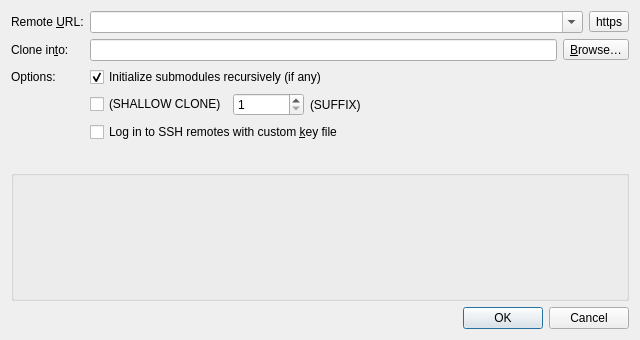
<?xml version="1.0" encoding="UTF-8"?>
<ui version="4.0">
 <class>CloneDialog</class>
 <widget class="QDialog" name="CloneDialog">
  <property name="windowModality">
   <enum>Qt::WindowModality::NonModal</enum>
  </property>
  <property name="enabled">
   <bool>true</bool>
  </property>
  <property name="geometry">
   <rect>
    <x>0</x>
    <y>0</y>
    <width>640</width>
    <height>340</height>
   </rect>
  </property>
  <property name="sizePolicy">
   <sizepolicy hsizetype="Preferred" vsizetype="Fixed">
    <horstretch>0</horstretch>
    <verstretch>0</verstretch>
   </sizepolicy>
  </property>
  <property name="windowTitle">
   <string>Clone repository</string>
  </property>
  <property name="sizeGripEnabled">
   <bool>false</bool>
  </property>
  <property name="modal">
   <bool>true</bool>
  </property>
  <layout class="QFormLayout" name="formLayout">
   <property name="fieldGrowthPolicy">
    <enum>QFormLayout::FieldGrowthPolicy::ExpandingFieldsGrow</enum>
   </property>
   <item row="0" column="0">
    <widget class="QLabel" name="urlLabel">
     <property name="text">
      <string>Remote &amp;URL:</string>
     </property>
     <property name="buddy">
      <cstring>urlEdit</cstring>
     </property>
    </widget>
   </item>
   <item row="0" column="1">
    <layout class="QHBoxLayout" name="urlLayout">
     <item>
      <widget class="QComboBox" name="urlEdit">
       <property name="sizePolicy">
        <sizepolicy hsizetype="MinimumExpanding" vsizetype="Fixed">
         <horstretch>0</horstretch>
         <verstretch>0</verstretch>
        </sizepolicy>
       </property>
       <property name="editable">
        <bool>true</bool>
       </property>
       <property name="insertPolicy">
        <enum>QComboBox::InsertPolicy::NoInsert</enum>
       </property>
      </widget>
     </item>
     <item>
      <widget class="ProtocolButton" name="protocolButton">
       <property name="text">
        <string notr="true">https</string>
       </property>
      </widget>
     </item>
    </layout>
   </item>
   <item row="1" column="0">
    <widget class="QLabel" name="pathLabel">
     <property name="text">
      <string>Clone in&amp;to:</string>
     </property>
     <property name="buddy">
      <cstring>pathEdit</cstring>
     </property>
    </widget>
   </item>
   <item row="1" column="1">
    <layout class="QHBoxLayout" name="pathLayout">
     <item>
      <widget class="QLineEdit" name="pathEdit"/>
     </item>
     <item>
      <widget class="QToolButton" name="browseButton">
       <property name="text">
        <string>&amp;Browse…</string>
       </property>
       <property name="toolButtonStyle">
        <enum>Qt::ToolButtonStyle::ToolButtonTextBesideIcon</enum>
       </property>
      </widget>
     </item>
    </layout>
   </item>
   <item row="2" column="0">
    <widget class="QLabel" name="optionsLabel">
     <property name="text">
      <string>Options:</string>
     </property>
     <property name="buddy">
      <cstring>recurseSubmodulesCheckBox</cstring>
     </property>
    </widget>
   </item>
   <item row="2" column="1">
    <widget class="QCheckBox" name="recurseSubmodulesCheckBox">
     <property name="text">
      <string>Initialize submodules recursively (if any)</string>
     </property>
     <property name="checked">
      <bool>true</bool>
     </property>
    </widget>
   </item>
   <item row="3" column="1">
    <layout class="QHBoxLayout" name="shallowCloneLayout">
     <item>
      <widget class="QCheckBox" name="shallowCloneCheckBox">
       <property name="toolTip">
        <string>&lt;p&gt;Tick this to download just the latest commits, not the entire history of the repository.</string>
       </property>
       <property name="text">
        <string notr="true">(SHALLOW CLONE)</string>
       </property>
      </widget>
     </item>
     <item>
      <widget class="QSpinBox" name="shallowCloneDepthSpinBox">
       <property name="showGroupSeparator" stdset="0">
        <bool>true</bool>
       </property>
       <property name="prefix">
        <string/>
       </property>
       <property name="minimum">
        <number>1</number>
       </property>
       <property name="maximum">
        <number>999999</number>
       </property>
       <property name="stepType">
        <enum>QAbstractSpinBox::StepType::AdaptiveDecimalStepType</enum>
       </property>
      </widget>
     </item>
     <item>
      <widget class="QLabel" name="shallowCloneSuffix">
       <property name="text">
        <string notr="true">(SUFFIX)</string>
       </property>
       <property name="buddy">
        <cstring>shallowCloneDepthSpinBox</cstring>
       </property>
      </widget>
     </item>
    </layout>
   </item>
   <item row="4" column="1">
    <widget class="KeyFilePickerCheckBox" name="keyFilePicker">
     <property name="text">
      <string>Log in to SSH remotes with custom &amp;key file</string>
     </property>
    </widget>
   </item>
   <item row="5" column="1">
    <spacer name="verticalSpacer">
     <property name="orientation">
      <enum>Qt::Orientation::Vertical</enum>
     </property>
     <property name="sizeType">
      <enum>QSizePolicy::Policy::Fixed</enum>
     </property>
     <property name="sizeHint" stdset="0">
      <size>
       <width>20</width>
       <height>16</height>
      </size>
     </property>
    </spacer>
   </item>
   <item row="6" column="0" colspan="2">
    <widget class="QGroupBox" name="statusGroupBox">
     <property name="sizePolicy">
      <sizepolicy hsizetype="Expanding" vsizetype="Expanding">
       <horstretch>0</horstretch>
       <verstretch>1</verstretch>
      </sizepolicy>
     </property>
     <property name="title">
      <string/>
     </property>
     <layout class="QVBoxLayout" name="verticalLayout">
      <item>
       <widget class="StatusForm" name="statusForm" native="true"/>
      </item>
     </layout>
    </widget>
   </item>
   <item row="7" column="1">
    <widget class="QDialogButtonBox" name="buttonBox">
     <property name="orientation">
      <enum>Qt::Orientation::Horizontal</enum>
     </property>
     <property name="standardButtons">
      <set>QDialogButtonBox::StandardButton::Cancel|QDialogButtonBox::StandardButton::Ok</set>
     </property>
     <property name="centerButtons">
      <bool>false</bool>
     </property>
    </widget>
   </item>
  </layout>
 </widget>
 <customwidgets>
  <customwidget>
   <class>KeyFilePickerCheckBox</class>
   <extends>QCheckBox</extends>
   <header>gitfourchette.forms.keyfilepickercheckbox</header>
  </customwidget>
  <customwidget>
   <class>StatusForm</class>
   <extends>QWidget</extends>
   <header>gitfourchette.forms.statusform</header>
   <container>1</container>
  </customwidget>
  <customwidget>
   <class>ProtocolButton</class>
   <extends>QToolButton</extends>
   <header>gitfourchette.forms.protocolbutton</header>
  </customwidget>
 </customwidgets>
 <tabstops>
  <tabstop>urlEdit</tabstop>
  <tabstop>protocolButton</tabstop>
  <tabstop>pathEdit</tabstop>
  <tabstop>browseButton</tabstop>
  <tabstop>recurseSubmodulesCheckBox</tabstop>
  <tabstop>shallowCloneCheckBox</tabstop>
  <tabstop>shallowCloneDepthSpinBox</tabstop>
  <tabstop>keyFilePicker</tabstop>
 </tabstops>
 <resources/>
 <connections>
  <connection>
   <sender>buttonBox</sender>
   <signal>rejected()</signal>
   <receiver>CloneDialog</receiver>
   <slot>reject()</slot>
   <hints>
    <hint type="sourcelabel">
     <x>290</x>
     <y>254</y>
    </hint>
    <hint type="destinationlabel">
     <x>286</x>
     <y>269</y>
    </hint>
   </hints>
  </connection>
 </connections>
</ui>
